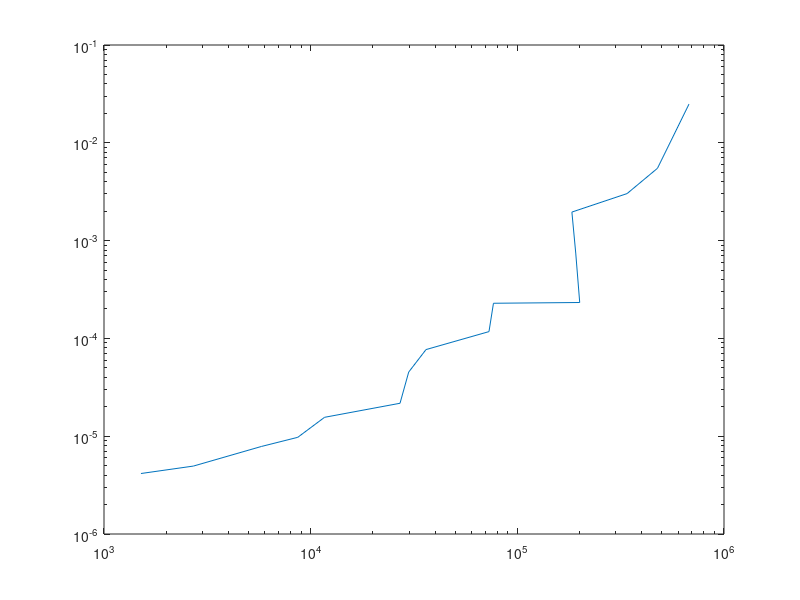

Here is the MATLAB script that generated this plot:
addpath('../plotting_utils'); % so "set_figure_size.m" is available
%%
load temp_results
results = results(:,1:30);
%%
maxd = full([gdata.maxdeg]);
ns = [gdata.n];
nnzs = [gdata.nnz];
semilogx(maxd,mean(results'))
%%
semilogx(maxd.^2,mean(results'))
%%
semilogx(ns,mean(results')./(maxd.^2.*log(maxd.^2)))
%%
semilogx(ns,mean(results'))
%%
loglog(maxd.*log(maxd).^(3/2),(mean(results'))./maxd)